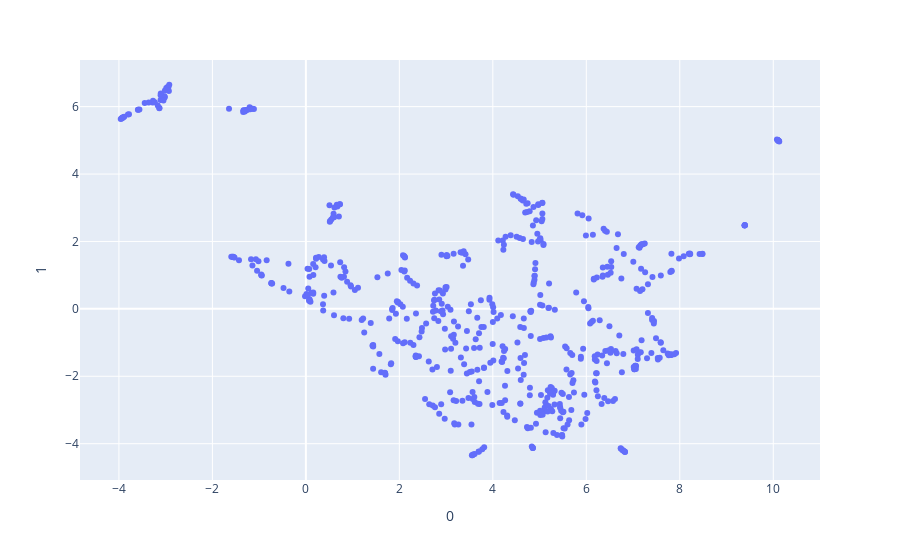

The code cell stored with this chart in its notebook:
### Code cell
from umap import UMAP
import plotly.express as px

reducer = UMAP(
    n_components=2,
    n_neighbors=2,
    min_dist=0.01,
    metric='precomputed',
)

embeddings = reducer.fit_transform(pmi_df.max() - pmi_df)

fig = px.scatter(
    embeddings, x=0, y=1, hover_name=pmi_df.index
)
fig.show()

### Figure 1 — Plotly figure (JSON) as saved in the notebook; plotly's stock layout.template omitted (floating-point values rounded to 4 significant figures; data arrays with more than 128 entries replaced by an {"elided": "..."} marker saying what was removed)
{"data": [{"hovertemplate": "<b>%{hovertext}</b><br><br>0=%{x}<br>1=%{y}<extra></extra>", "hovertext": {"elided": "600 float values"}, "legendgroup": "", "marker": {"color": "#636efa", "symbol": "circle"}, "mode": "markers", "name": "", "orientation": "v", "showlegend": false, "x": {"elided": "600 float values"}, "xaxis": "x", "y": {"elided": "600 float values"}, "yaxis": "y", "type": "scatter"}], "layout": {"xaxis": {"anchor": "y", "domain": [0.0, 1.0], "title": {"text": "0"}}, "yaxis": {"anchor": "x", "domain": [0.0, 1.0], "title": {"text": "1"}}, "legend": {"tracegroupgap": 0}, "margin": {"t": 60}}}
